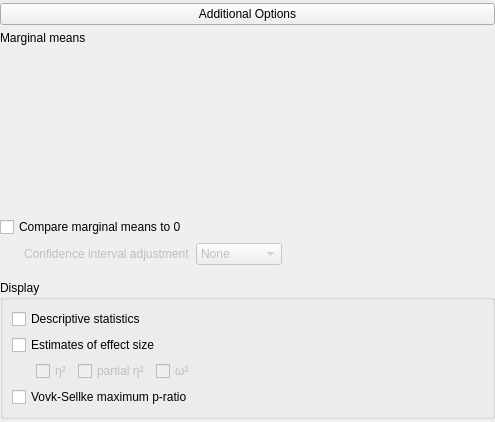
    <widget class="QWidget" name="groupOptions" native="true">
     <layout class="QGridLayout" name="gridLayout_12">
      <property name="leftMargin">
       <number>0</number>
      </property>
      <property name="topMargin">
       <number>3</number>
      </property>
      <property name="rightMargin">
       <number>0</number>
      </property>
      <property name="bottomMargin">
       <number>3</number>
      </property>
      <item row="3" column="0">
       <widget class="QWidget" name="containerOptions" native="true">
        <layout class="QVBoxLayout" name="verticalLayout_3">
         <property name="leftMargin">
          <number>0</number>
         </property>
         <property name="topMargin">
          <number>0</number>
         </property>
         <property name="rightMargin">
          <number>0</number>
         </property>
         <property name="bottomMargin">
          <number>0</number>
         </property>
         <item>
          <widget class="QWidget" name="groupComareMainEffects" native="true">
           <layout class="QGridLayout" name="gridLayout_5">
            <property name="leftMargin">
             <number>0</number>
            </property>
            <property name="topMargin">
             <number>0</number>
            </property>
            <property name="rightMargin">
             <number>0</number>
            </property>
            <item row="2" column="0">
             <widget class="QWidget" name="widgetCIAdjustmentTypes" native="true">
              <property name="enabled">
               <bool>false</bool>
              </property>
              <property name="minimumSize">
               <size>
                <width>24</width>
                <height>0</height>
               </size>
              </property>
              <layout class="QGridLayout" name="gridLayout_22">
               <property name="leftMargin">
                <number>24</number>
               </property>
               <property name="topMargin">
                <number>0</number>
               </property>
               <property name="rightMargin">
                <number>0</number>
               </property>
               <property name="bottomMargin">
                <number>0</number>
               </property>
               <item row="0" column="0">
                <widget class="QLabel" name="label_14">
                 <property name="text">
                  <string>Confidence interval adjustment</string>
                 </property>
                </widget>
               </item>
               <item row="0" column="1">
                <widget class="BoundComboBox" name="marginalMeansCIAdjustment">
                 <item>
                  <property name="text">
                   <string>None</string>
                  </property>
                 </item>
                 <item>
                  <property name="text">
                   <string>Bonferroni</string>
                  </property>
                 </item>
                 <item>
                  <property name="text">
                   <string>Sidak</string>
                  </property>
                 </item>
                </widget>
               </item>
              </layout>
             </widget>
            </item>
            <item row="0" column="0" colspan="4">
             <widget class="QWidget" name="marginalMeansContainer" native="true">
              <layout class="QGridLayout" name="gridLayout_13">
               <property name="leftMargin">
                <number>0</number>
               </property>
               <property name="topMargin">
                <number>0</number>
               </property>
               <property name="rightMargin">
                <number>0</number>
               </property>
               <property name="bottomMargin">
                <number>0</number>
               </property>
               <item row="0" column="0">
                <widget class="QLabel" name="label_9">
                 <property name="text">
                  <string>Marginal means</string>
                 </property>
                </widget>
               </item>
               <item row="1" column="0">
                <widget class="BoundAssignWidget" name="marginalMeansTerms" native="true">
                 <property name="minimumSize">
                  <size>
                   <width>0</width>
                   <height>160</height>
                  </size>
                 </property>
                </widget>
               </item>
              </layout>
             </widget>
            </item>
            <item row="2" column="3">
             <spacer name="horizontalSpacer_2">
              <property name="orientation">
               <enum>Qt::Horizontal</enum>
              </property>
              <property name="sizeHint" stdset="0">
               <size>
                <width>40</width>
                <height>20</height>
               </size>
              </property>
             </spacer>
            </item>
            <item row="1" column="0" colspan="2">
             <widget class="BoundCheckBox" name="marginalMeansCompareMainEffects">
              <property name="text">
               <string>Compare marginal means to 0</string>
              </property>
             </widget>
            </item>
           </layout>
          </widget>
         </item>
         <item>
          <widget class="GroupBox" name="groupOptions2">
           <property name="title">
            <string>Display</string>
           </property>
           <layout class="QGridLayout" name="gridLayout_2">
            <item row="2" column="0" rowspan="2" colspan="2">
             <widget class="QWidget" name="widgetEffectSizeTypes" native="true">
              <property name="enabled">
               <bool>false</bool>
              </property>
              <layout class="QGridLayout" name="gridLayout_27">
               <property name="leftMargin">
                <number>24</number>
               </property>
               <property name="topMargin">
                <number>0</number>
               </property>
               <property name="bottomMargin">
                <number>0</number>
               </property>
               <item row="0" column="2">
                <widget class="BoundCheckBox" name="effectSizeOmegaSquared">
                 <property name="text">
                  <string>ω²</string>
                 </property>
                </widget>
               </item>
               <item row="0" column="1">
                <widget class="BoundCheckBox" name="effectSizePartialEtaSquared">
                 <property name="text">
                  <string>partial η²</string>
                 </property>
                </widget>
               </item>
               <item row="0" column="0">
                <widget class="BoundCheckBox" name="effectSizeEtaSquared">
                 <property name="text">
                  <string>η²</string>
                 </property>
                </widget>
               </item>
               <item row="0" column="3">
                <spacer name="horizontalSpacer_5">
                 <property name="orientation">
                  <enum>Qt::Horizontal</enum>
                 </property>
                 <property name="sizeHint" stdset="0">
                  <size>
                   <width>279</width>
                   <height>17</height>
                  </size>
                 </property>
                </spacer>
               </item>
              </layout>
             </widget>
            </item>
            <item row="0" column="0">
             <widget class="BoundCheckBox" name="descriptives">
              <property name="text">
               <string>Descriptive statistics</string>
              </property>
             </widget>
            </item>
            <item row="1" column="0">
             <widget class="BoundCheckBox" name="effectSizeEstimates">
              <property name="text">
               <string>Estimates of effect size</string>
              </property>
             </widget>
            </item>
            <item row="4" column="0">
             <widget class="BoundCheckBox" name="VovkSellkeMPR">
              <property name="sizePolicy">
               <sizepolicy hsizetype="Fixed" vsizetype="Fixed">
                <horstretch>0</horstretch>
                <verstretch>0</verstretch>
               </sizepolicy>
              </property>
              <property name="text">
               <string>Vovk-Sellke maximum p-ratio</string>
              </property>
             </widget>
            </item>
           </layout>
          </widget>
         </item>
        </layout>
       </widget>
      </item>
      <item row="0" column="0">
       <widget class="ExpanderButton" name="expanderOptions">
        <property name="sizePolicy">
         <sizepolicy hsizetype="Expanding" vsizetype="Fixed">
          <horstretch>0</horstretch>
          <verstretch>0</verstretch>
         </sizepolicy>
        </property>
        <property name="text">
         <string>Additional Options</string>
        </property>
       </widget>
      </item>
     </layout>
    </widget>
